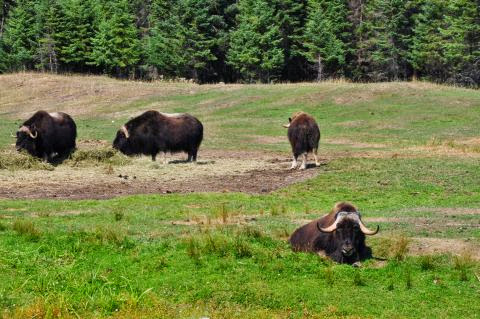
//> input picture cpp_archive/opencv/binary.bmp, 480 x 319 px
$ ./morphologyFiltering   (built with g++ and OpenCV 4)
//> lines starting //> are read from the running program, lines starting //| are printed output that depends on the picture
/*
* c++ ==> opencv, 여러가지 Morphology 연산들을 수행해본 코드
* 					팽창dilate : 대상이 가지는 작은 구멍들을 채울 수 있다. 노이즈성분이 커질 수 있다
* 					침식erode  : 노이즈를 제거할 수 있다. 대상의 영역이 줄어든다
* 					열림 : 침식 --> 팽창 연산을 연이어 2번 실행
* 					닫힘 : 팽창 --> 침식 연산을 연이어 2번 실행
*/
#include <opencv2/core/core.hpp>
#include <opencv2/highgui/highgui.hpp>
#include "opencv2/imgproc/imgproc.hpp"

using namespace cv;

int main(int argc, const char *argv[]) {
	// 입력 영상 읽기
	cv::Mat image = cv::imread("binary.bmp");
//> image is the input picture: 319 rows x 480 cols, CV_8UC3; mean B, G, R 67.1, 123.3, 112.1
	if (!image.data)	return 0;

	// 영상 띄워 보기
	cv::namedWindow("Image");
	cv::imshow("Image", image);

	// 영상 침식
	cv::Mat eroded;
	cv::erode(image, eroded, cv::Mat());
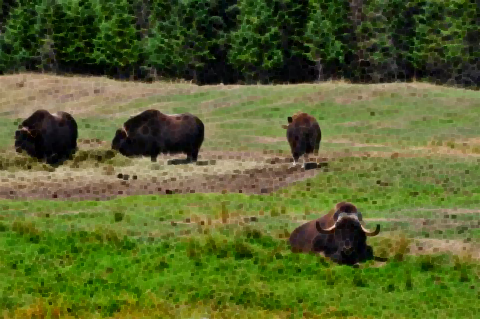
//> eroded: 319 rows x 480 cols, CV_8UC3; mean B, G, R 44.9, 99.9, 88.4

	// 침식된 영상 띄워 보기
	cv::namedWindow("Eroded Image");
	cv::imshow("Eroded Image", eroded);

	// 영상 팽창
	cv::Mat dilated;
	cv::dilate(image, dilated, cv::Mat());
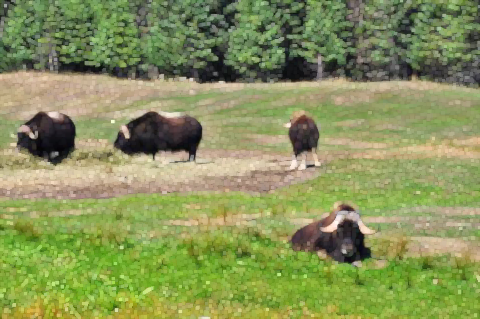
//> dilated: 319 rows x 480 cols, CV_8UC3; mean B, G, R 90.8, 147.2, 136.3

	// 팽창된 영상을 띄워 보기
	cv::namedWindow("Dilated Image");
	cv::imshow("Dilated Image", dilated);

	// 큰 구조 요소로 영상 침식
	cv::Mat element(7, 7, CV_8U, cv::Scalar(1));
	cv::erode(image, eroded, element);
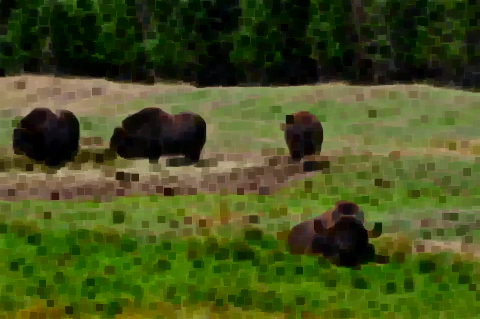
//> eroded: 319 rows x 480 cols, CV_8UC3; mean B, G, R 29.8, 80.6, 69.1

	// 침식된 영상 띄워 보기
	cv::namedWindow("Eroded Image (7x7)");
	cv::imshow("Eroded Image (7x7)", eroded);

	// 영상을 세 번 침식시키기.
	cv::erode(image, eroded, cv::Mat(), cv::Point(-1, -1), 3);

	// 침식된 영상 띄워 보기
	cv::namedWindow("Eroded Image (3 times)");
	cv::imshow("Eroded Image (3 times)", eroded);

	// 영상 닫힘
	cv::Mat element5(5, 5, CV_8U, cv::Scalar(1));
	cv::Mat closed;
	cv::morphologyEx(image, closed, cv::MORPH_CLOSE, element5);
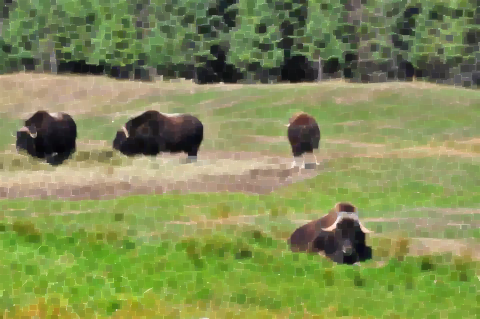
//> closed: 319 rows x 480 cols, CV_8UC3; mean B, G, R 85.2, 141.5, 130

	// 영상 닫힙 띄워 보기
	cv::namedWindow("Closed Image");
	cv::imshow("Closed Image", closed);

	// 영상 열림
	cv::Mat opened;
	cv::morphologyEx(image, opened, cv::MORPH_OPEN, element5);
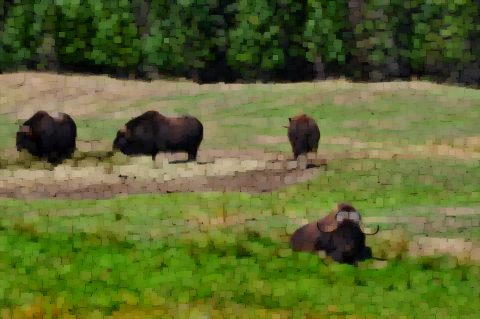
//> opened: 319 rows x 480 cols, CV_8UC3; mean B, G, R 48.6, 105.1, 93.8

	// 영상 열림 띄워 보기
	cv::namedWindow("Opened Image");
	cv::imshow("Opened Image", opened);

	// 영상 닫힘과 영상 열림
	cv::morphologyEx(image, image, cv::MORPH_CLOSE, element5);
	cv::morphologyEx(image, image, cv::MORPH_OPEN, element5);
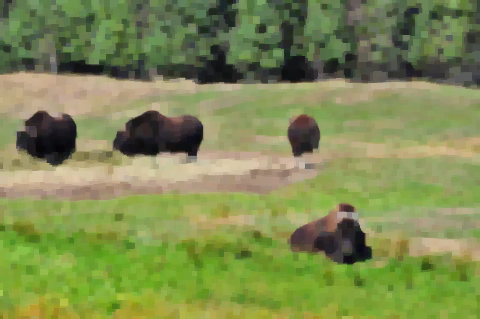
//> image: 319 rows x 480 cols, CV_8UC3; mean B, G, R 81.9, 138.5, 126.7


	// 영상 닫힘/열림 띄워 보기
	cv::namedWindow("Closed and Opened Image");
	cv::imshow("Closed and Opened Image", image);
	cv::imwrite("binaryGroup.bmp", image);


	// 입력 영상 읽기
	image = cv::imread("binary.bmp");


	// 영상 닫힘과 영상 열림
	cv::morphologyEx(image, image, cv::MORPH_OPEN, element5);
	cv::morphologyEx(image, image, cv::MORPH_CLOSE, element5);
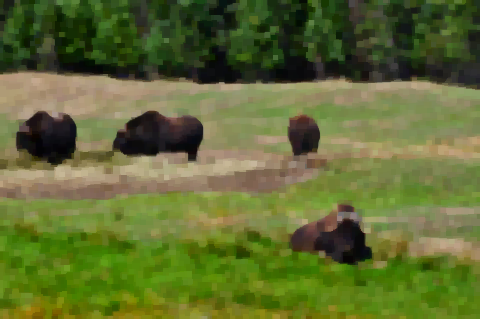
//> image: 319 rows x 480 cols, CV_8UC3; mean B, G, R 50.9, 107.9, 96.6

	// 영상 닫힘/열림 띄워 보기
	cv::namedWindow("Opened and Closed Image");
	cv::imshow("Opened and Closed Image", image);

	cv::waitKey(0);

	return 0;
}
